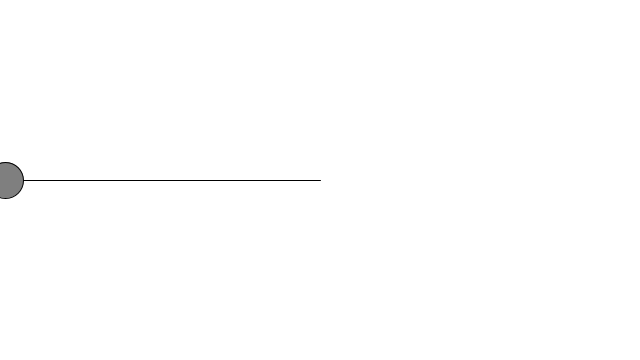
Frame 1 (no input)
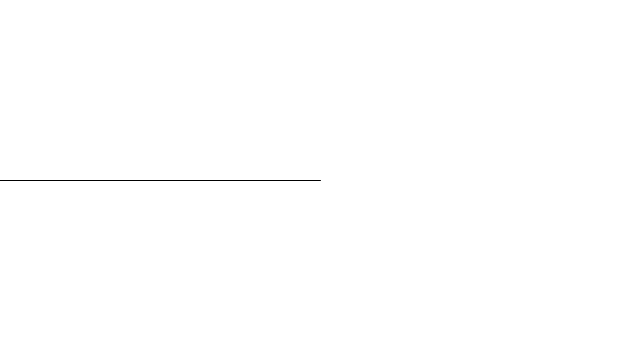
Frame 60 (the mouse pressed at the canvas centre just before this capture)
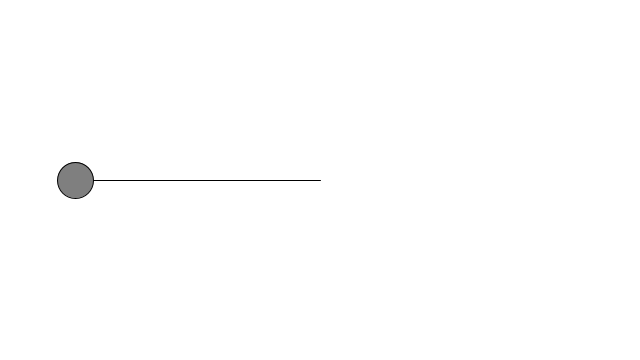
Frame 120 (the mouse held since frame 60 and released just before this capture)

The Processing sketch that drew these frames (run headless with seeded random() and noise(); from frame 60 on, the mouse is pressed at the canvas centre):

// Processing sketch: build
// ── build.pde
float amplitude = 360;
float angle = 200;

void setup() {
  size(640,360);
}

void draw() {

  background(255);
  translate(width/2, height/2);

  float x = amplitude * sin(angle);
  fill(127);
  stroke(0);
  line(0,0,x,0);
  ellipse(x,0,36,36);

  angle += 0.2;
}
